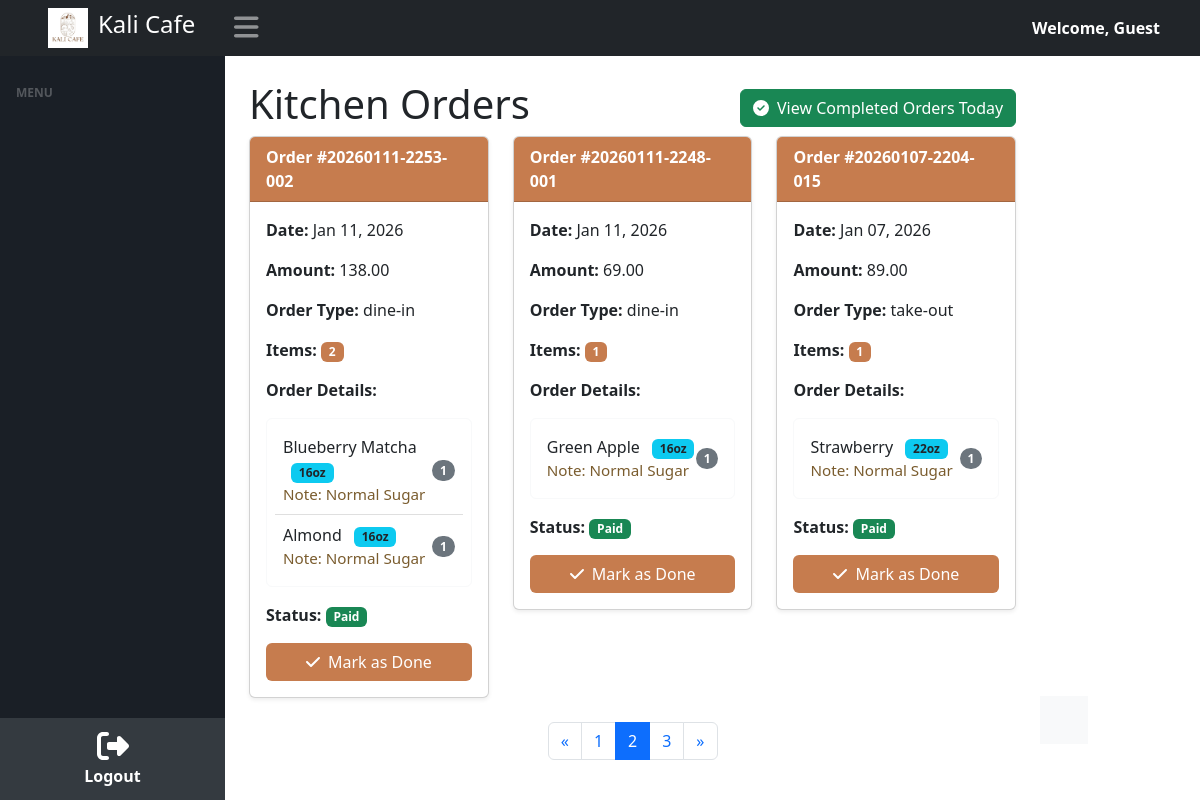
/kitchen.php?page=2, run on the app's committed database.
### tables this page shows
CREATE TABLE `orders` (
  `id` int NOT NULL,
  `order_number` varchar(20) NOT NULL,
  `order_type` varchar(25) NOT NULL,
  `payment_type` varchar(25) NOT NULL,
  `paymongo_reference` varchar(255) DEFAULT NULL,
  `total_amount` decimal(10,2) NOT NULL,
  `amount_tendered` float NOT NULL,
  `payment_status` varchar(20) DEFAULT 'unpaid',
  `kitchen_status` varchar(50) DEFAULT 'pending',
  `created_at` timestamp NULL DEFAULT CURRENT_TIMESTAMP,
  `note` text,
  `order_status` varchar(50) DEFAULT 'pending',
  `completed_at` datetime DEFAULT NULL
);

CREATE TABLE `order_items` (
  `id` int NOT NULL,
  `order_id` int NOT NULL,
  `product_id` varchar(50) DEFAULT NULL,
  `qty` int NOT NULL,
  `price` decimal(10,2) NOT NULL,
  `amount` decimal(10,2) NOT NULL,
  `note` text,
  `options` varchar(100) DEFAULT NULL
);

CREATE TABLE `products` (
  `id` int NOT NULL,
  `product_name` varchar(25) NOT NULL,
  `category_id` int NOT NULL,
  `options` varchar(50) DEFAULT 'none',
  `price` text,
  `status` int NOT NULL DEFAULT '1' COMMENT '0=Unavailable,1=Available',
  `image` varchar(50) DEFAULT NULL
);

### kitchen.php (the view, shortened to what this page needs)
<?php
    include ('../kusso/includes/header.php');
    include('../kusso/includes/navbar.php');
    include('../kusso/includes/config.php');
    $orders_per_page = 3;
    $current_page = isset($_GET['page']) ? intval($_GET['page']) : 1;
    $offset = ($current_page - 1) * $orders_per_page;
    try {
        $pdo = new PDO("mysql:host=$host;dbname=$db_name", $username, $password);
        $pdo->setAttribute(PDO::ATTR_ERRMODE, PDO::ERRMODE_EXCEPTION);
        $count_stmt = $pdo->prepare("SELECT COUNT(*) FROM orders WHERE amount_tendered > 0 AND order_status != 'completed'");
        $count_stmt->execute();
        $total_orders = $count_stmt->fetchColumn();
        $total_pages = ceil($total_orders / $orders_per_page);
       $stmt = $pdo->prepare("SELECT * FROM orders WHERE amount_tendered > 0 AND order_status != 'completed' ORDER BY created_at DESC LIMIT :limit OFFSET :offset");
        $stmt->bindValue(':limit', $orders_per_page, PDO::PARAM_INT);
        $stmt->bindValue(':offset', $offset, PDO::PARAM_INT);
        $stmt->execute();
        $orders = $stmt->fetchAll(PDO::FETCH_ASSOC);
    } catch (PDOException $e) {
        echo "Error: " . $e->getMessage();
    }
?>
<!DOCTYPE html>
<html lang="en">
<head>
    <link href="https://cdn.jsdelivr.net/npm/bootstrap@5.3.0-alpha1/dist/css/bootstrap.min.css" rel="stylesheet">
    <link href="css/styles.css" rel="stylesheet">
</head>
    <body>
        <div id="layoutSidenav_content">
            <main>
                <div class="container-fluid px-4">
                    <div class="d-flex justify-content-between align-items-center">
                        <h1 class="mt-4">Kitchen Orders</h1>
                        <button class="btn btn-success mt-4" data-bs-toggle="modal" data-bs-target="#completedOrdersModal">
                            <i class="fas fa-check-circle me-1"></i> View Completed Orders Today
                        </button>
                    </div>
                    <div class="row">
                        <?php if (!empty($orders)): ?>
                            <?php foreach ($orders as $order): ?>
                                <?php
                                    try {
                                            $stmt = $pdo->prepare("
                                                SELECT oi.qty, p.product_name, oi.options, oi.note
                                            FROM order_items oi
                                            JOIN products p ON oi.product_id = p.id
                                            WHERE oi.order_id = ?
                                        ");
                                        $stmt->execute([$order['id']]);
                                        $orderItems = $stmt->fetchAll(PDO::FETCH_ASSOC);
                                        $item_count = array_sum(array_column($orderItems, 'qty'));
                                    } catch (PDOException $e) {
                                        $orderItems = [];
                                        $item_count = 0;
                                    }
                                ?>
                                <div class="col-md-4">
                                    <div class="card mb-4 shadow-sm">
                                        <div class="card-header" style="background-color: #c67c4e; color: #ffffff;">
                                            <strong>Order #<?php echo htmlspecialchars($order['order_number']); ?></strong>
                                        </div>
                                        <div class="card-body">
                                            <p><strong>Date:</strong> <?php echo date("M d, Y", strtotime($order['created_at'])); ?></p>
                                            <p><strong>Amount:</strong> <?php echo htmlspecialchars($order['total_amount']); ?></p>
                                            <p><strong>Order Type:</strong> <?php echo htmlspecialchars($order['order_type']); ?></p>
                                            <p><strong>Items:</strong> <span class="badge" style="background-color: #c67c4e; color: #ffffff;"><?php echo $item_count; ?></span></p>
                                            <?php if (!empty($orderItems)): ?>
                                                <div class="mt-3">
                                                    <p><strong>Order Details:</strong></p>
                                                    <div class="card card-body p-2 border-light">
                                                        <ul class="list-group list-group-flush">
                                                                <?php foreach ($orderItems as $item): ?>
                                                                    <li class="list-group-item d-flex justify-content-between align-items-center p-2">
                                                                        <div>
                                                                            <?php echo htmlspecialchars($item['product_name']); ?>
                                                                            <?php if (!empty($item['options'])): ?>
                                                                                <span class="badge bg-info text-dark ms-2"><?php echo htmlspecialchars($item['options']); ?></span>
                                                                            <?php endif; ?>
                                                                            <?php if (!empty($item['note'])): ?>
                                                                                <div style="font-size:0.95em;color:#7a5c2e;">Note: <?php echo htmlspecialchars($item['note']); ?></div>
                                                                            <?php endif; ?>
                                                                        </div>
                                                                        <span class="badge bg-secondary rounded-pill"><?php echo htmlspecialchars($item['qty']); ?></span>
                                                                    </li>
                                                                <?php endforeach; ?>
                                                        </ul>
                                                    </div>
                                                </div>
                                            <?php endif; ?>
                                            <p class="mt-3"><strong>Status:</strong>
                                                <span class="badge <?php echo ($order['payment_status'] === 'paid' ? 'bg-success' : 'bg-warning'); ?>">
                                                    <?php echo htmlspecialchars(ucfirst($order['payment_status'])); ?>
                                                </span>
                                            </p>
                                            <div class="d-grid gap-2 mt-3">
                                                <button class="btn mark-done-btn" style="background-color: #c67c4e; color: #ffffff;" data-order-id="<?php echo $order['id']; ?>">
                                                    <i class="fas fa-check me-1"></i> Mark as Done
                                                </button>
                                            </div>
                                        </div>
                                    </div>
                                </div>
                            <?php endforeach; ?>
                        <?php else: ?>
                            <div class="col-12">
                                <div class="alert alert-info text-center">No paid orders found.</div>
                            </div>
                        <?php endif; ?>
                    </div>
                    <?php if ($total_pages > 1): ?>
                        <nav aria-label="Kitchen orders pagination">
                            <ul class="pagination justify-content-center">
                                <li class="page-item <?php echo ($current_page <= 1) ? 'disabled' : ''; ?>">
                                    <a class="page-link" href="?page=<?php echo $current_page - 1; ?>" aria-label="Previous">
                                        <span aria-hidden="true">&laquo;</span>
                                    </a>
                                </li>
                                <?php for ($i = 1; $i <= $total_pages; $i++): ?>
                                    <li class="page-item <?php echo ($current_page == $i) ? 'active' : ''; ?>">
                                        <a class="page-link" href="?page=<?php echo $i; ?>"><?php echo $i; ?></a>
                                    </li>
                                <?php endfor; ?>
                                <li class="page-item <?php echo ($current_page >= $total_pages) ? 'disabled' : ''; ?>">
                                    <a class="page-link" href="?page=<?php echo $current_page + 1; ?>" aria-label="Next">
                                        <span aria-hidden="true">&raquo;</span>
                                    </a>
                                </li>
                            </ul>
                        </nav>
                    <?php endif; ?>
                </div>
    </main>
<?php include ('../kusso/includes/footer.php'); ?>
</body>
</html>

### includes/header.php (shortened to what this page needs)
<?php
$username = isset($_SESSION['username']) ? $_SESSION['username'] : 'Guest';
?>
<!DOCTYPE html>
<html lang="en">
<head>
    <link href="https://cdn.jsdelivr.net/npm/bootstrap@5.2.3/dist/css/bootstrap.min.css" rel="stylesheet">
    <link href="css/styles.css" rel="stylesheet" />
    <link href="https://cdnjs.cloudflare.com/ajax/libs/font-awesome/6.3.0/css/all.min.css" rel="stylesheet">
</head>
<body class="sb-nav-fixed">
    <nav class="sb-topnav navbar navbar-expand navbar-dark bg-dark">
        <a class="navbar-brand ps-5" href="index.php">
            <img src="assets/img/kalicafe_logo.jpg" alt="Kali Cafe Logo">
            <h4 class="d-inline text-white">Kali Cafe</h4>
        </a>
        <button class="btn btn-link btn-sm order-1 order-lg-0 me-4 me-lg-0" id="sidebarToggle" href="#!">
            <i class="fas fa-bars fa-2x"></i>
        </button>
        <ul class="navbar-nav ms-auto me-3 me-lg-4">
            <li class="nav-item">
                <span class="navbar-text text-white me-3">Welcome, <?php echo htmlspecialchars($username); ?></span>
            </li>
        </ul>
    </nav>

### includes/navbar.php (shortened to what this page needs)
<div id="layoutSidenav">
    <div id="layoutSidenav_nav">
        <nav class="sb-sidenav accordion sb-sidenav-dark" id="sidenavAccordion">
            <div class="sb-sidenav-menu">
                <div class="nav">
                    <div class="sb-sidenav-menu-heading text-uppercase">Menu</div>
                </div>
            </div>
            <div class="sb-sidenav-footer">
                <a href="logout.php">
                    <i class="fa-solid fa-right-from-bracket fa-2x"></i>
                    <div>Logout</div>
                </a>
            </div>
        </nav>
    </div>

### includes/footer.php (shortened to what this page needs)
    </div>
    <footer class="py-4 bg-light mt-auto">
    </footer>
</body>
</html>

### includes/header.php (style rules this page uses)
.navbar-brand { display: flex; align-items: center; gap: 10px; }
.navbar-brand img { max-height: 40px; width: auto; }
.navbar-text { font-size: 1rem; font-weight: bold; }

### includes/navbar.php (style rules this page uses)
.sb-sidenav { background-color: #1a1f26 !important; color: #fff; }
.sb-sidenav-footer { background-color: transparent; color: #fff; text-align: center; padding: 20px; }
.sb-sidenav-footer a { color: #fff; text-decoration: none; font-size: 1rem; font-weight: bold; transition: color 0.3s ease; }
.sb-sidenav-dark { background-color: #1a1f26 !important; color: #fff !important; }

### data on the page
orders: order_number "20260111-2253-002", created_at "Jan 11, 2026", total_amount "138.00", order_type "dine-in", item_count "2", payment_status "Paid"
order_items: product.product_name "Blueberry Matcha", options "16oz", note "Normal Sugar", qty "1"
order_items: product.product_name "Almond", options "16oz", note "Normal Sugar", qty "1"
orders: order_number "20260111-2248-001", created_at "Jan 11, 2026", total_amount "69.00", order_type "dine-in", item_count "1", payment_status "Paid"
order_items: product.product_name "Green Apple", options "16oz", note "Normal Sugar", qty "1"
orders: order_number "20260107-2204-015", created_at "Jan 07, 2026", total_amount "89.00", order_type "take-out", item_count "1", payment_status "Paid"
order_items: product.product_name "Strawberry", options "22oz", note "Normal Sugar", qty "1"

### other printed values
$username "Guest"
